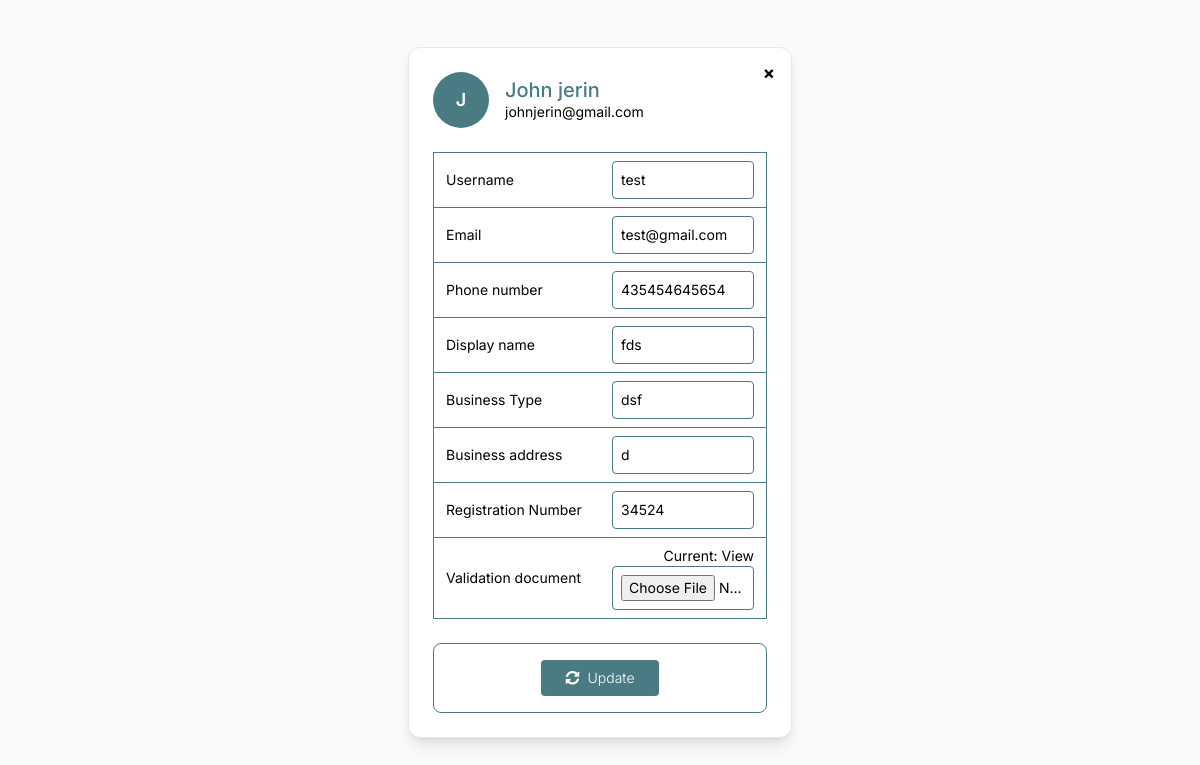
Page /seller/profile/edit/ (signed in) on the earlier database version.
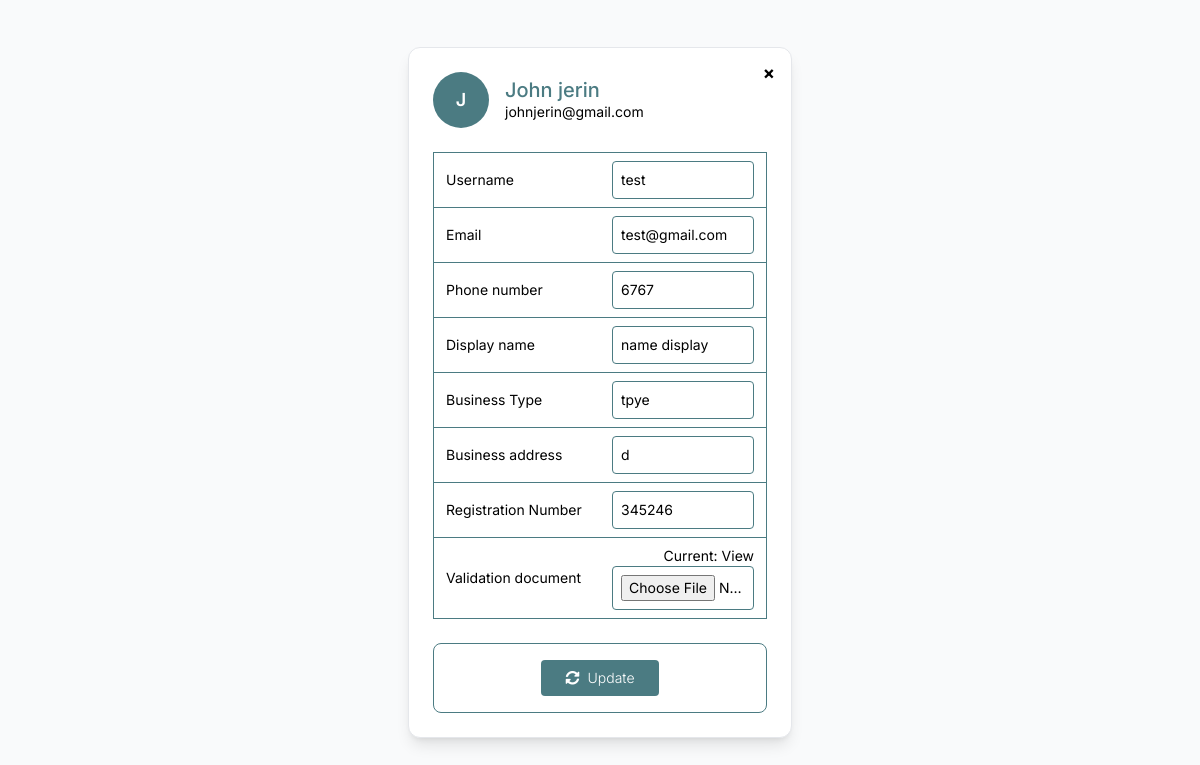
Same page on the later database version.
### seller/models.py (models this page shows, shortened)
class Seller(models.Model):
    user = models.OneToOneField(User, on_delete=models.CASCADE, related_name='seller_profile', null=True)
    phone_number = models.CharField(max_length=15)
    business_name = models.CharField(max_length=100)
    business_type = models.CharField(max_length=100)
    business_address = models.TextField()
    registration_number = models.CharField(max_length=100)
    validation_document = models.FileField(upload_to='validation_documents/')
    is_approved = models.BooleanField(default=False)
    is_rejected = models.BooleanField(default=False)
    rejection_reason = models.TextField(blank=True, null=True)

### accounts/models.py (models this page shows)
class User(AbstractUser):
    USER_TYPE_CHOICES = (
        ('admin', 'Admin'),
        ('seller', 'Seller'),
        ('buyer', 'Buyer'),
        {'delivery_agent', 'Delivery Agent'}
    )
    user_type = models.CharField(max_length=20, choices=USER_TYPE_CHOICES, default='buyer')

### seller/views.py (the view, shortened to what this page needs)
# urls.py: path('profile/edit/', views.edit_seller_profile, name='edit-seller-profile'),
@login_required
@never_cache
def edit_seller_profile(request):
    seller = request.user.seller_profile
    return render(request, 'seller/edit_seller_pro.html', {'seller': seller})

### seller/templates/seller/edit_seller_pro.html (shortened to what the changed rows need)
<html lang="en">
<head>
  <script src="https://cdn.tailwindcss.com"></script>
  <link rel="stylesheet" href="https://cdnjs.cloudflare.com/ajax/libs/font-awesome/5.15.3/css/all.min.css" />
</head>
<body class="bg-gray-50">
  <div class="flex items-center justify-center min-h-screen">
    <form class="max-w-sm w-full rounded-xl border border-gray-200 p-6 relative bg-white shadow-lg" method="post" enctype="multipart/form-data">
      <div class="flex items-center space-x-4 mb-6">
        <div>
          <h2 class="text-[#4B7B82] text-xl font-medium leading-tight">John jerin</h2>
        </div>
      </div>
      <table class="w-full border border-[#4B7B82] rounded-lg text-sm text-black">
        <tbody>
          <tr class="border-b border-[#4B7B82]">
            <td class="py-2 px-3 font-normal text-right w-1/2">
              <input type="text" class="w-full border border-[#4B7B82] rounded p-2" name="username"
                value="{{ seller.user.username }}" />
            </td>
          </tr>
          <tr class="border-b border-[#4B7B82]">
            <td class="py-2 px-3 font-normal text-right w-1/2">
              <input type="text" class="w-full border border-[#4B7B82] rounded p-2" name="email"
                value="{{ seller.user.email }}" />
            </td>
          </tr>
          <tr class="border-b border-[#4B7B82]">
            <td class="py-2 px-3 font-normal text-right w-1/2">
              <input type="text" class="w-full border border-[#4B7B82] rounded p-2" name="phone_number"
                value="{{ seller.phone_number }}" />
            </td>
          </tr>
          <tr class="border-b border-[#4B7B82]">
            <td class="py-2 px-3 font-normal text-right">
              <input type="text" class="w-full border border-[#4B7B82] rounded p-2" name="business_name"
                value="{{ seller.business_name }}" />
            </td>
          </tr>
          <tr class="border-b border-[#4B7B82]">
            <td class="py-2 px-3 font-normal text-right">
              <input type="text" class="w-full border border-[#4B7B82] rounded p-2" name="business_type"
                value="{{ seller.business_type }}" />
            </td>
          </tr>
          <tr class="border-b border-[#4B7B82]">
            <td class="py-2 px-3 font-normal text-right">
              <input type="text" class="w-full border border-[#4B7B82] rounded p-2" name="business_address"
                value="{{ seller.business_address }}" />
            </td>
          </tr>
          <tr class="border-b border-[#4B7B82]">
            <td class="py-2 px-3 font-normal text-right">
              <input type="text" class="w-full border border-[#4B7B82] rounded p-2" name="registration_number"
                value="{{ seller.registration_number }}" />
            </td>
          </tr>
        </tbody>
      </table>
    </form>
  </div>
</body>
</html>

Differences in the rows shown:
changed Seller "test": phone_number "435454645654" → "6767"; business_name "fds" → "name display"; business_type "dsf" → "tpye"; registration_number "34524" → "345246"
